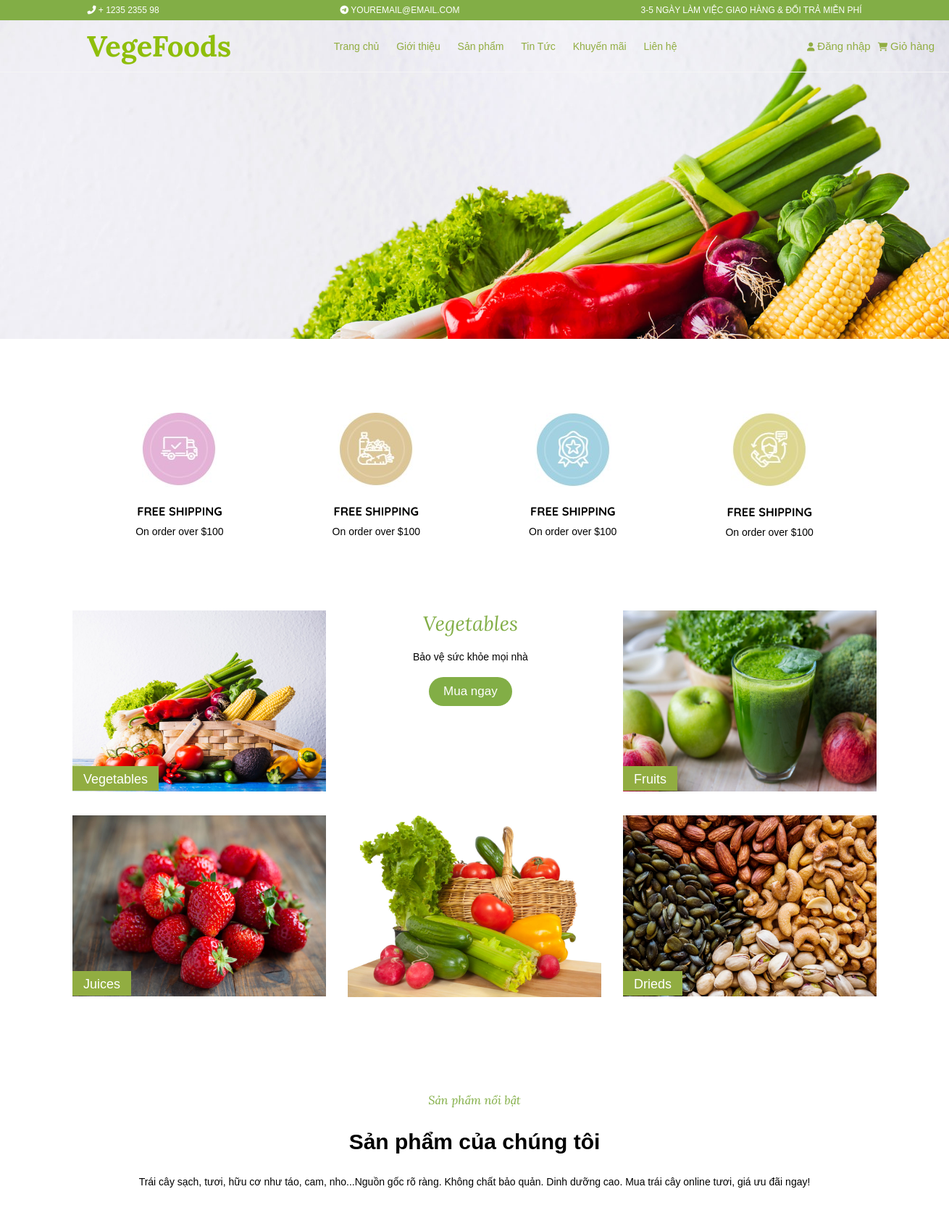
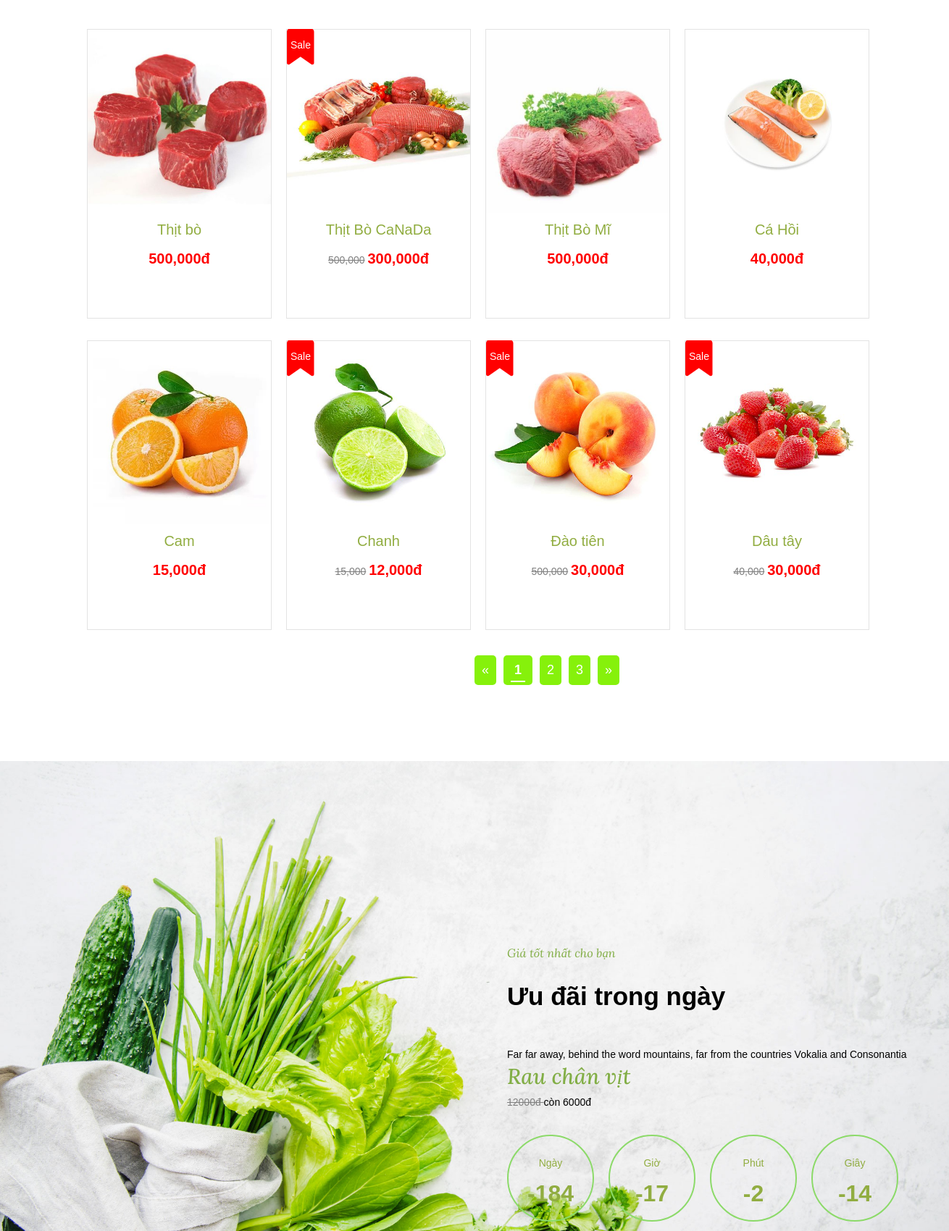
The page /views/index.php (upper part) on the database its author committed (2 pictures, top to bottom).
### tables this page shows
CREATE TABLE `sanpham` (
  `id_sp` int(11) NOT NULL,
  `name` varchar(50) NOT NULL,
  `img` text NOT NULL,
  `new_price` int(11) NOT NULL,
  `old_price` int(11) NOT NULL,
  `description` text NOT NULL,
  `quantity` int(11) NOT NULL,
  `id_dm` int(11) NOT NULL
);

### views/trangchu.php (the view, shortened to what this page needs)
<section class="section1">
    <div class="icon-color ">
        <img src="../img/ship.jpg" alt="">
        <div class="media-body">
            <h3 class="heading">Free Shipping</h3>
            <span>On order over $100</span>
        </div>
    </div>
    <div class="icon-color">
        <img src="../img/shipq.jpg" alt="">
        <div class="media-body">
            <h3 class="heading">Free Shipping</h3>
            <span>On order over $100</span>
        </div>
    </div>
    <div class="icon-color">
        <img src="../img/quary.jpg" alt="">
        <div class="media-body">
            <h3 class="heading">Free Shipping</h3>
            <span>On order over $100</span>
        </div>
    </div>
    <div class="icon-color">
        <img src="../img/customer.jpg" alt="">
        <div class="media-body">
            <h3 class="heading">Free Shipping</h3>
            <span>On order over $100</span>
        </div>
    </div>
</section>
<div id="section2">
    <section class="section2">
        <div class="section-grid">
            <div class="grid-grid">
                <img src="../img/fruit.jpg" alt="">
                <div class="text">
                    <h2><a href="">Vegetables</a></h2>
                </div>
            </div>
            <div class="grid-grid">
                <img src="../img/veget.jpg" alt="">
                <div class="text">
                    <h2><a href="">Juices</a></h2>
                </div>
            </div>
        </div>
        <div class="section-grid">
            <div class="grid-grid-center">
                <div class="text-center">
                    <h2>Vegetables</h2>
                    <p>Bảo vệ sức khỏe mọi nhà</p>
                    <button class=" animate__animated animate__heartBeat  animate__infinite" type="submit">Mua ngay</button>
                </div>
                <img width="350px" src="../img/rau_cu.jpg" alt="">
            </div>
        </div>
        <div class="section-grid">
            <div class="grid-grid">
                <img src="../img/juice.jpg" alt="">
                <div class="text">
                    <h2><a href="">Fruits</a></h2>
                </div>
            </div>
            <div class="grid-grid">
                <img src="../img/dried.jpg" alt="">
                <div class="text">
                    <h2><a href="">Drieds</a></h2>
                </div>
            </div>
        </div>
    </section>
</div>
<section class="section3 ">
    <div class="text animate__animated animate__fadeInUp ">
        <h3>Sản phẩm nổi bật</h3>
        <h1>Sản phẩm của chúng tôi</h1>
        <p>Trái cây sạch, tươi, hữu cơ như táo, cam, nho...Nguồn gốc rõ ràng. Không chất bảo quản. Dinh
            dưỡng cao. Mua trái cây online tươi, giá ưu đãi ngay!</p>
    </div>
    <div class="product">
        <?php
        $limit = isset($_GET['limit']) ? $_GET['limit'] : 8;
        $current_page = isset($_GET['page']) ? $_GET['page'] : 1;
        $offset = ($current_page - 1) * $limit;
        $stmt = $conn->query("SELECT * FROM sanpham  LIMIT $limit OFFSET $offset");
        foreach ($stmt as $key => $value) {
            $old_price = $value['old_price'];
            $new_price = $value['new_price'];
        ?>
            <div class="product-list">
                <a href="index.php?act=ctsp&mact=<?php echo $value['id_sp'] ?>" style="text-decoration: none;">
                    <div class="product-row" style="height: 400px;">
                        <img width="253px" src="../img/<?php echo $value['img'] ?>" alt="">
                        <div class="product-text">
                            <span style="font-size: 20px;color:#91ad41;"><?php echo $value['name'] ?></span><br>
                            <?php
                            if ($old_price > $new_price) {
                            ?>
                                <span class="line-text"><?php echo number_format($value['old_price']) ?></span>
                                <span style="color: red;font-size: 20px;font-weight: bold;"><?php echo number_format($value['new_price']) ?>đ</span>
                        </div>
                        <div class="sale">
                            <div class="iii">
                                <i width=" 40px" class="fas fa-bookmark"></i>
                            </div>
                            <p>Sale</p>
                        </div>
                    <?php
                            } else {
                    ?>
                        <span style="color: red;font-size: 20px;font-weight: bold;"><?php echo number_format($value['new_price']) ?>đ</span>
                    </div>
                <?php
                            }
                ?>
            </div>
            </a>
    </div>
<?php
        }
?>
</div>
<?php
include 'pagination.php';
?>
</section>
<section class="section4">
    <div class="img-bg3"></div>
    <div class="section4-text">
        <h3>Giá tốt nhất cho bạn</h3>
        <h2 class="mb-1">Ưu đãi trong ngày</h2>
        <p>Far far away, behind the word mountains, far from the countries Vokalia and Consonantia</p>
        <span class="mb-2">Rau chân vịt</span><br>
        <span style="text-decoration-line: line-through; color:gray">12000đ </span>
        <span> còn 6000đ</span>
        <div class="time">
            <div class="item">
                <p>Ngày</p>
                <span id="days">Ngày</span>
            </div>
            <div class="item">
                <p>Giờ</p>
                <span id="hours">Giờ</span>
            </div>
            <div class="item">
                <p>Phút</p>
                <span id="minutes">Phút</span>
            </div>
            <div class="item">
                <p>Giây</p>
                <span id="seconds">Giây</span>
            </div>
        </div>
    </div>
</section>
</div>

### css-model/css/style.css (style rules this page uses)
* { margin: 0; padding: 0; box-sizing: border-box;font-family: 'Poppins', sans-serif; }
.iii >i { color: red; font-size: 50px; }
.sale { transform: translateY(-360px); }
.sale> p { color: #fff; margin-top: -35px; padding-left: 5px; display: block; }
.section1 { display: flex; justify-content: center; align-items: center; grid-gap: 150px; margin: 100px 0; text-align: center; background-color: #fff; }
.media-body .heading { text-transform: uppercase; padding: 20px 0 10px 0; font-family: a1; }
.section2 { display: flex; grid-gap: 30px; background-color: #fff; }
#section2 { display: flex; justify-content: center; }
.grid-grid>img { width: 350px; height: 250px; margin-bottom: 30px; }
.grid-grid .text { background-color: #91ad41; padding: 5px 15px; position: absolute; transform: translateY(-68px); }
.grid-grid .text >h2>a { text-decoration: none; color: #fff; font-size: 18px; font-weight: 100; }
.text-center { text-align: center; position: absolute; margin-left: 90px; }
.grid-grid-center>img { margin-top: 79px; }
.text-center>button { padding: 10px 20px; margin-top:20px ; border-radius: 30px; border: none; background-color: #82ae46; color: #fff; font-size: 17px; }
.text-center>h2 { margin-bottom: 20px; font-family: 'Lora', serif; color: #82ae46; font-style: italic; font-size: 28px; font-weight: 250; }
.section3 { margin-top: 100px ; background-color: #fff; }
.section3 .text { text-align: center; margin-bottom: 50px ; }
.section3 .text>h3 { font-family: 'Lora', serif; font-style: italic; color: #82ae46; font-weight: 250; }
.section3 .text>h1, .section5 .text>h2 { padding: 30px 0; font-size: 30px; }
.section3 .text>p { padding-bottom: 50px; }
.product { display: grid; grid-template-columns: 1fr 1fr 1fr 1fr; grid-gap: 30px; margin: 0 120px; }
.product-row { border: 1px solid rgba(220, 220, 220, 0.802); }
.product-text, .overlay { text-align: center; }
.product-text>span { line-height: 40px; }
.product-text .line-text { text-decoration-line: line-through; color: gray; }
.product-text { margin-bottom: 20px; }
.product-list { position: relative; width: fit-content; overflow: hidden; }
.section4 { position: relative; display: block; margin-top: 100px; background-color: #fff; }
.section4 .img-bg3 { background: url(../../img/bg_3.jpg); height: 100vh; background-size: cover; background-repeat: no-repeat; background-position: center center; position: relative; }
.section4 .section4-text { position: absolute; transform: translateY(-550px); margin-left: 700px; width: 600px; line-height: 30px; }
.section4 .section4-text .mb-1 { font-size: 35px; padding: 30px 0 50px 0; }
.section4 .section4-text>h3,.section5 .text>h3 { font-family: 'Lora', serif; font-style: italic; color: #82ae46; font-weight: 300; }
.section4 .section4-text >span.mb-2 { font-size: 30px; font-weight: 500; font-family: 'Lora', serif; font-style: italic; color: #82ae46; }
.time { display: flex; margin-top: 30px; }
.item { margin-right: 20px; height: 120px; width: 120px; border: 2px solid rgb(140, 218, 105); display: flex; flex-direction: column; border-radius: 50% ; justify-content: center; text-align: center; color: #91ad41; }
.item >span { font-weight: bold; font-size: 32px; margin-top: 12px; }

### views/header.php (style rules this page uses)
* { margin: 0; padding: 0; box-sizing: border-box; font-family: 'Poppins', sans-serif; }

### views/pagination.php (style rules this page uses)
* { margin: 0;padding: 0; }
a { text-decoration: none; color: #fff; }

### rows shown on the page
sanpham: img (picture), name "Thịt bò", new_price "500,000"
sanpham: img (picture), name "Thịt Bò CaNaDa", old_price "500,000", new_price "300,000"
sanpham: img (picture), name "Thịt Bò Mĩ", new_price "500,000"
sanpham: img (picture), name "Cá Hồi", new_price "40,000"
sanpham: img (picture), name "Cam", new_price "15,000"
sanpham: img (picture), name "Chanh", old_price "15,000", new_price "12,000"
sanpham: img (picture), name "Đào tiên", old_price "500,000", new_price "30,000"
sanpham: img (picture), name "Dâu tây", old_price "40,000", new_price "30,000"
